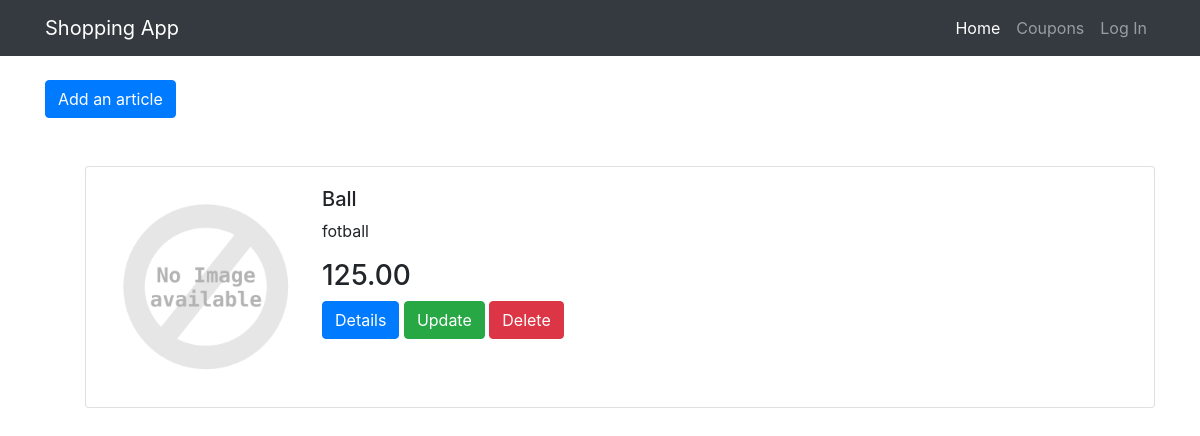
The app's page /article/, older data.
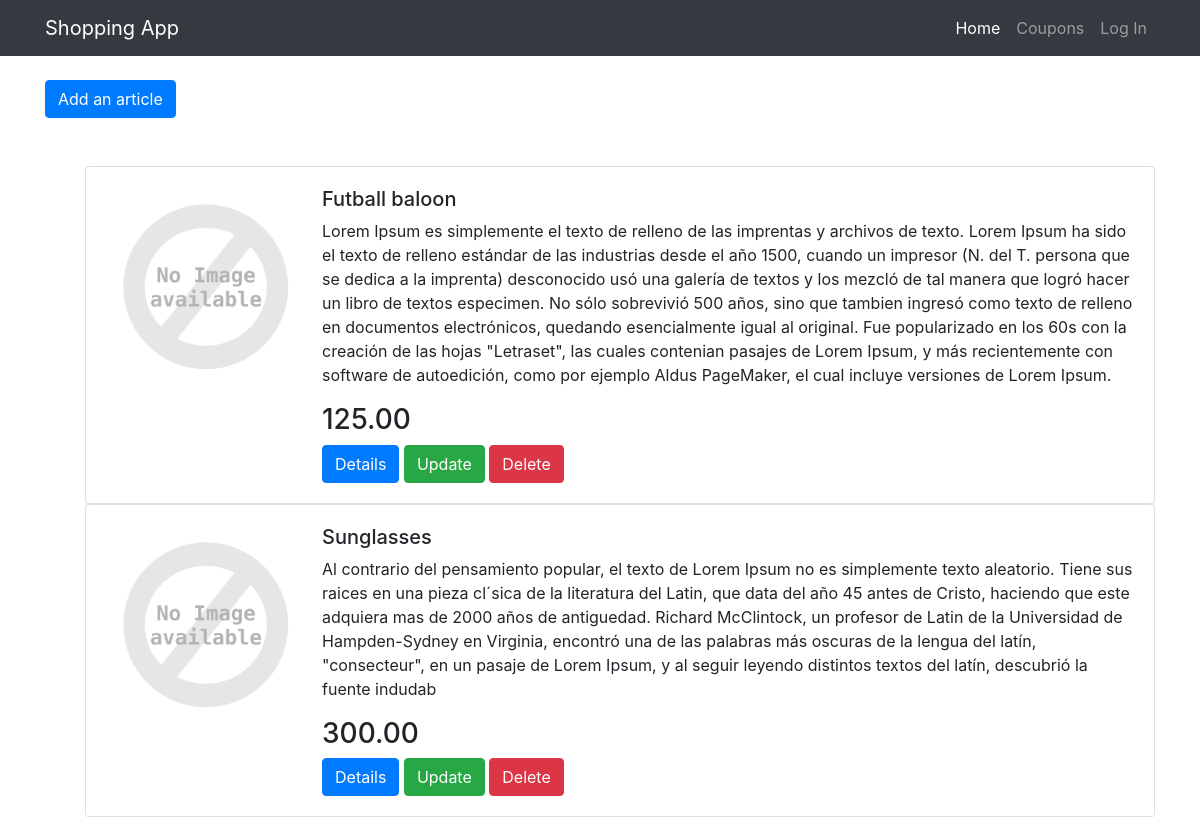
The same page, newer data.
### articles/models.py (models this page shows, shortened)
class Article(models.Model):
    name = models.CharField(max_length=255)
    description = models.TextField()
    price = models.DecimalField(max_digits=10, decimal_places=2)
    created = models.DateTimeField(auto_now_add=True)
    updated = models.DateTimeField(auto_now=True)
    def __str__(self):
        return self.name

### articles/views.py (the view)
# urls.py: path('article/', views.ListAArticleView.as_view(), name='article_list'),
class ListAArticleView(views.LoginRequiredMixin,
                       views.PermissionRequiredMixin,
                       ListView):
    permission_required = "article.change_article"
    model = Article
    template_name = 'article/lista.html'

### articles/templates/article/lista.html (shortened to what this page needs)
{% extends "base.html" %}
{% load static %}
{% load i18n %}
{% block content %}
<a href="{% url 'article_add' %}" class="btn btn-primary">{%trans 'Add an article' %}</a></br></br></br>
<ul>
    {% for article in object_list %}
    <div class="row">
        <div class="col-sm-12">
            <div class="card">
                <div class="card-body">
                    <div class="media">
                        <img class="align-self-start mr-3" src="{% static 'images/nia.png' %}" alt="Generic placeholder image" width="200">
                        <div class="media-body">
                            <h5 class="mt-0">{{ article }}</h5>
                            <p>{{ article.description }}</p>
                            <h3>{{ article.price }}</h3>
                            <a href="{% url 'article_details' article.id %}" class="btn btn-primary">Details</a> <a href="{% url 'article_update' article.id %}" class="btn btn-success">{% trans 'Update'%}</a> <a href="{% url 'article_delete' article.id %}" class="btn btn-danger">{% trans 'Delete' %}</a></li>
                        </div>
                    </div>
                </div>
            </div>
            {% endfor %}
</ul>
{% endblock %}

### templates/base.html (shortened to what this page needs)
<!DOCTYPE html>
{% load static %}
<html lang="en">
    <head>
        <link rel="stylesheet" href="https://maxcdn.bootstrapcdn.com/bootstrap/4.0.0/css/bootstrap.min.css">
    </head>
        <body>
            <nav class="navbar navbar-expand-lg navbar-dark bg-dark fixed-top">
                <div class="container">
                    <a class="navbar-brand" href="/">Shopping App</a>
                    <div class="collapse navbar-collapse" id="navbarResponsive">
                        <ul class="navbar-nav ml-auto">
                            <li class="nav-item active">
                                <a class="nav-link" href="/">Home
                                </a>
                            </li>
                            <li class="nav-item">
                                <a class="nav-link" href="{% url 'coupon:coupon_list' %}">Coupons</a>
                            </li>
                            {% if user.is_authenticated %}
                            <li class="nav-item">
                                <a class="nav-link" href="/accounts/logout">Log Out</a>
                            </li>
                            {% else %}
                            <li class="nav-item">
                                <a class="nav-link" href="/accounts/login">Log In</a>
                            </li>
                            {% endif %}
                        </ul>
                    </div>
                </div>
            </nav>
            <div class="container">
                {% block content %}
                {% endblock %}
            </div>
        </body>
</html>

Row changes from the older to the newer data that the page shows:
changed Article: name "Ball" → "Futball baloon"; description "fotball" → "Lorem Ipsum es simplemente el texto de relleno de las imprentas y archivos de texto. Lorem Ipsum ha sido el texto de relleno estándar de las industrias desde el año 1500, cuando un impresor (N. del T. persona que se dedica a la imprenta) desconocido usó una galería de textos y los mezcló de tal manera que logró hacer un libro de textos especimen. No sólo sobrevivió 500 años, sino que tambien ingresó como texto de relleno en documentos electrónicos, quedando esencialmente igual al original. Fue popularizado en los 60s con la creación de las hojas \"Letraset\", las cuales contenian pasajes de Lorem Ipsum, y más recientemente con software de autoedición, como por ejemplo Aldus PageMaker, el cual…"
added Article: name "Sunglasses", description "Al contrario del pensamiento popular, el texto de Lorem Ipsum no es simplemente texto aleatorio. Tiene sus raices en una pieza cl´sica de la literatura del Latin, que data del año 45 antes de Cristo, haciendo que este adquiera mas de 2000 años de antiguedad. Richard McClintock, un profesor de Latin de la Universidad de Hampden-Sydney en Virginia, encontró una de las palabras más oscuras de la lengua del latín, \"consecteur\", en un pasaje de Lorem Ipsum, y al seguir leyendo distintos textos del latín, descubrió la fuente indudab", price "300.00"
